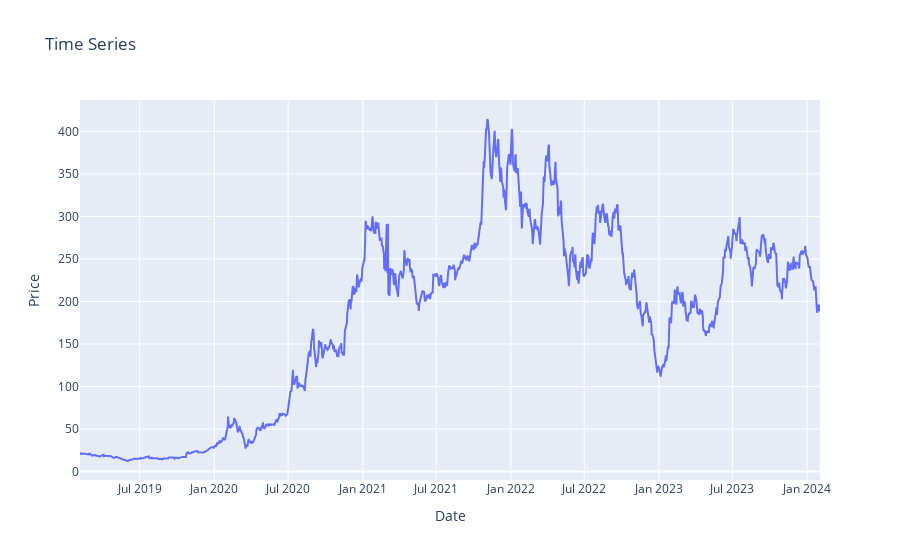

Notebook cell for this chart:
### Markdown cell above
# **Time Series**

### Code cell
fig = go.Figure([go.Scatter(x=df['Date'], y=df['High'])])
fig.update_layout(title='Time Series',
                  xaxis_title='Date',
                  yaxis_title='Price')

### Figure 1 — Plotly figure (JSON) as saved in the notebook; plotly's stock layout.template omitted (floating-point values rounded to 4 significant figures; data arrays with more than 128 entries replaced by an {"elided": "..."} marker saying what was removed)
{"data": [{"x": {"elided": "1259 str values"}, "y": {"elided": "1259 float values"}, "type": "scatter"}], "layout": {"title": {"text": "Time Series"}, "xaxis": {"title": {"text": "Date"}}, "yaxis": {"title": {"text": "Price"}}}}
